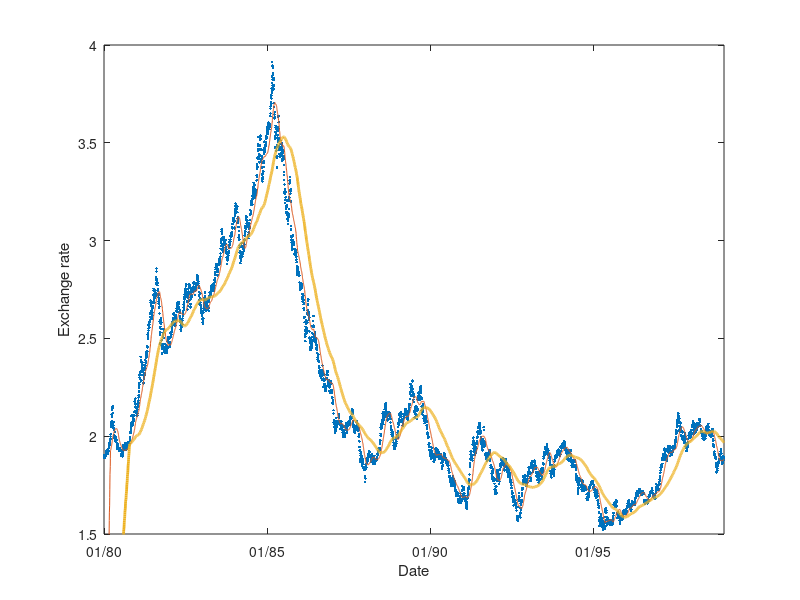

This chart was generated by the following MATLAB code:
%% CXSMOOTH Demonstrates smoothing of time series data

%% Load currency exchange data
load cx
%  Extract dates and exchange rates for Danish Krone
date = Data(:,1);
DKK = Data(:,5);

%% Perform smoothing
%  50-point window
w = ones(50,1)/50;
smDKK1 = filter(w,1,DKK);
%  200-point window
w = ones(200,1)/200;
smDKK2 = filter(w,1,DKK);

%% Plot the results
figure
plot(date,DKK,'.',date,smDKK1,date,smDKK2,'linewidth',2)
axis([min(date),max(date),1.5,4])
datetick('x','mm/yy','keeplimits')
xlabel('Date'), ylabel('Exchange rate')
